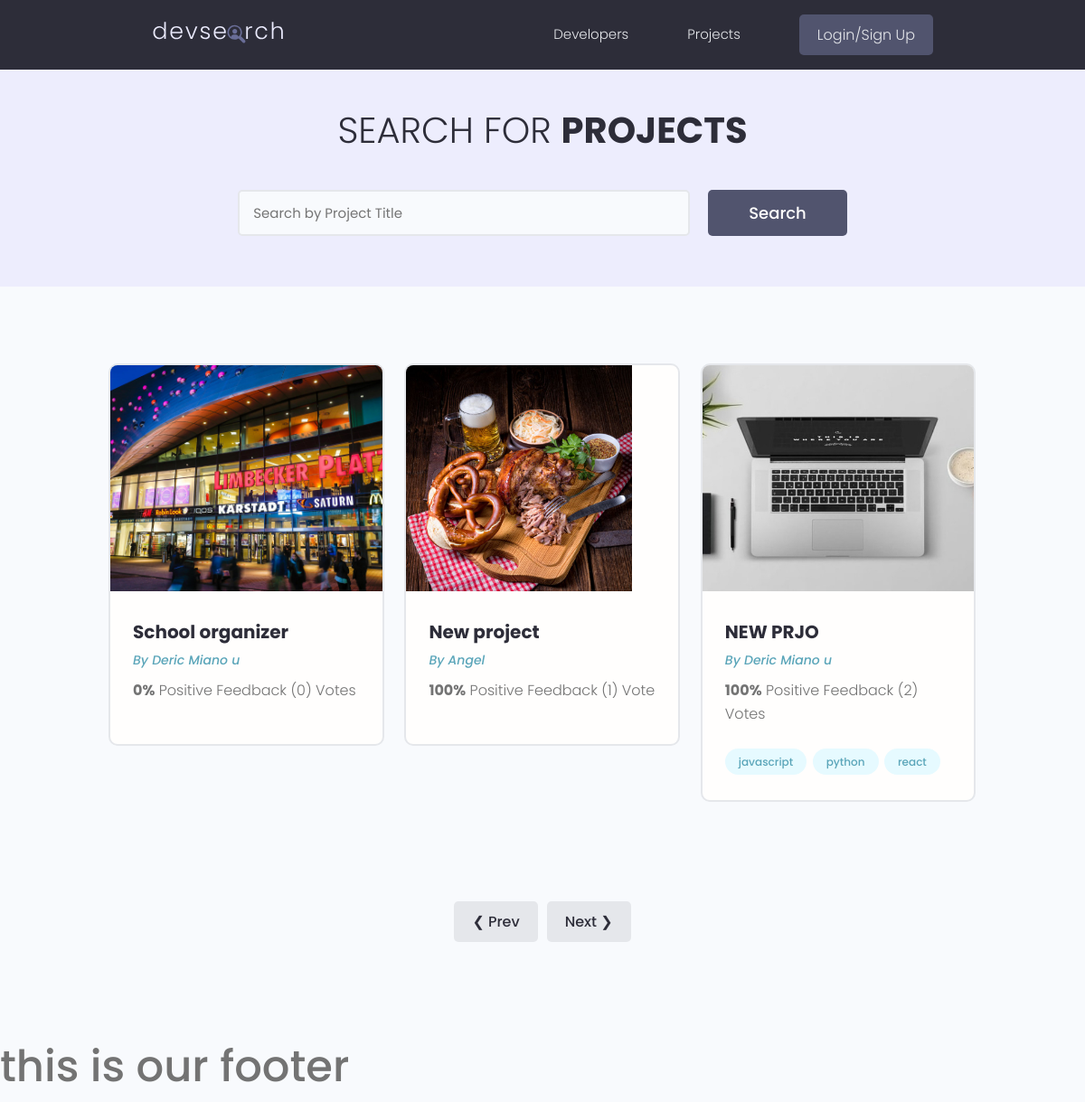
The page /projects/?page=3 on the database its author committed.
### projects/models.py (models this page shows, shortened)
class Project(models.Model):
    owner = models.ForeignKey(Profile, blank=True, null=True, on_delete=models.CASCADE)
    title = models.CharField(max_length=200)
    description = models.TextField(null=True, blank=True)
    featured_image = models.ImageField(null=True, blank=True, default="default.jpg")
    demo_link = models.CharField(max_length=2000, null=True, blank=True)
    source_link = models.CharField(max_length=2000, null=True, blank=True)
    tags = models.ManyToManyField('Tag', blank=True)
    vote_total = models.IntegerField(default=0, null=True, blank=True)
    vote_ratio = models.IntegerField(default=0, null=True, blank=True)
    created = models.DateTimeField(auto_now_add=True)
    id = models.UUIDField(default=uuid.uuid4, unique=True, primary_key=True, editable=False)
    class Meta:
        ordering = ['-created']
    @property
    def imageURL(self):
        try:
            url = self.featured_image.url
        except:
            url = ''
        return url

class Tag(models.Model):
    name = models.CharField(max_length=200)
    created = models.DateTimeField(auto_now_add=True)
    id = models.UUIDField(default=uuid.uuid4, unique=True, primary_key=True, editable=False)
    def __str__(self):
        return self.name

### users/models.py (models this page shows, shortened)
class Profile(models.Model):
    user = models.OneToOneField(User, on_delete=models.CASCADE, null=True, blank=True)
    name = models.CharField(max_length=200, blank=True, null=True)
    email = models.EmailField(max_length=500, blank=True, null=True)
    username = models.CharField(max_length=500, blank=True, null=True)
    location = models.CharField(max_length=500, blank=True, null=True)
    short_intro = models.CharField(max_length=200, blank=True, null=True)
    bio = models.TextField(blank=True, null=True)
    profile_image = models.ImageField(null=True, blank=True,
                                      upload_to='profiles/', default='profiles/user-default.png')
    social_github = models.CharField(max_length=200, blank=True, null=True)
    social_twitter = models.CharField(max_length=200, blank=True, null=True)
    social_linkedin = models.CharField(max_length=200, blank=True, null=True)
    social_youtube = models.CharField(max_length=200, blank=True, null=True)
    social_website = models.CharField(max_length=200, blank=True, null=True)
    created = models.DateTimeField(auto_now_add=True)
    id = models.UUIDField(default=uuid.uuid4, unique=True, primary_key=True, editable=False)
    class Meta:
        ordering = ['created']

### projects/views.py (the view)
# urls.py: path('projects/', views.getProjects),
def projects(request):
    projects, search_query = searchProjects(request)
    custom_range, projects = paginateProjects(request, projects, 3)
    context = {'projects': projects, 'search_query': search_query,
               'custom_range ': custom_range}
    return render(request, 'projects/projects.html', context)

### projects/utils.py (called while the page is built)
def paginateProjects(request, projects, results):
    page = request.GET.get('page')
    paginator = Paginator(projects, results)
    try:
        projects = paginator.page(page)
    except PageNotAnInteger:
        page = 1
        projects = paginator.page(page)
    except EmptyPage:
        page = paginator.num_pages
        projects = paginator.page(page)
    leftIndex = (int(page) - 4)
    if leftIndex < 1:
        leftIndex = 1
    rightIndex = (int(page) + 5)
    if rightIndex > paginator.num_pages:
        rightIndex = paginator.num_pages + 1
    custom_range = range(leftIndex, rightIndex)
    return custom_range, projects

def searchProjects(request):
    search_query = ''
    if request.GET.get('search_query'):
        search_query = request.GET.get('search_query')
    tags = Tag.objects.filter(name__icontains=search_query)
    projects = Project.objects.distinct().filter(
        Q(title__icontains=search_query) |
        Q(description__icontains=search_query) |
        Q(owner__name__icontains=search_query) |
        Q(tags__in=tags)
    )
    return projects, search_query

### projects/templates/projects/projects.html (shortened to what this page needs)
<!DOCTYPE html>
<html lang="en">
{% extends 'main.html' %}
{% block content %}
<head>
</head>
<body>
    <main class="projects">
    <section class="hero-section text-center">
        <div class="container container--narrow">
            <div class="hero-section__box">
                <h2>Search for <span>Projects</span></h2>
            </div>
            <div class="hero-section__search">
                <form id='searchForm' class="form" action="{% url 'projects' %}" method="get">
                    <div class="form__field">
                        <input class="input input--text" id="formInput#search" type="text" name="search_query"
                            placeholder="Search by Project Title" value="{{search_query}}" />
                    </div>
                    <input class="btn btn--sub btn--lg" type="submit" value="Search" />
                </form>
            </div>
        </div>
    </section>
    <section class="projectsList">
        <div class="container">
            <div class="grid grid--three">
                {% for project in projects %}
                <div class="column">
                    <div class="card project">
                        <a href="{% url 'project' project.id %}" class="project">
                            <img class="project__thumbnail" src="{{project.imageURL}}" alt="project thumbnail" />
                            <div class="card__body">
                                <h3 class="project__title">{{project.title}}</h3>
                                <p><a class="project__author" href="{% url 'project' project.id %}">
                                    By {{ project.owner.name }}</a></p>
                                <p class="project--rating">
                                    <span style="font-weight: bold;">{{project.vote_ratio}}%</span> Positive
                                    Feedback ({{project.vote_total}}) Vote{{project.vote_total|pluralize:"s"}}
                                </p>
                                <div class="project__tags">
                                    {% for tag in project.tags.all %}
                                    <span class="tag tag--pill tag--main">
                                        <small>{{tag}}</small>
                                    </span>
                                    {% endfor %}
                                </div>
                            </div>
                        </a>
                    </div>
                </div>
                {% endfor %}
            </div>
        </div>
    </section>
    {% include 'pagination.html' with queryset=projects custom_range=custom_range %}
</main>
{% endblock content %}

### static/styles/app.css (style rules this page uses)
:root { --color-sub: #2d2d39; }
.btn--sub { background-color: var(--color-sub-light); }
.card { border: 2px solid var(--color-light); }
img { width: 100%; }
.hero-section { height: 40vh; display: flex; align-items: center; background-color: var(--color-sub); }
.hero-section__box { margin-bottom: 4rem; }
.hero-section__box > h2, .hero-section__box > h2 > span { font-size: 4rem; color: var(--color-light); line-height: 1.3; text-transform: uppercase; }
.hero-section__box > h2 { font-weight: 300; }
.hero-section__box > h2 > span { font-weight: 700; }
.hero-section__search > .form { display: flex; align-items: center; justify-content: center; gap: 2rem; }
.hero-section__search > .form input.input--text { width: 50rem; }
.project__author { font-size: 1.4rem; font-style: italic; }
.project--rating { margin-bottom: 1.6em; margin-top: .5em; }
.projects > .hero-section { background: var(--color-sub-lighter); height: 30vh; }
.projects .hero-section__box { margin-bottom: 2.5rem; }
.projects .hero-section__box > h2 { color: var(--color-sub); }
.projects .hero-section__box > h2 > span { font-weight: 700; color: var(--color-sub); }
.projectsList { margin-top: 8rem; }
.project__thumbnail { height: 25rem; object-fit: cover; object-position: top center; }
.project__title { font-size: 2rem; font-weight: 700; color: var(--color-sub); }

### static/uikit/styles/modules/_variables.css (style rules this page uses)
:root { --color-main: #5aa5b9; --color-main-light: #e6faff; --color-sub: #3f4156; --color-sub-light: #51546e; --color-sub-lighter: #ededfd; --color-text: #737373; --color-gray: #8b8b8b; --color-light: #e5e7eb; --color-light-gray: #767676; --color-bg: #f8fafd; --color-white: #fffefd; --color-white-light: #f3f3f3; --color-success: #359e64; --color-success-bg: #def8e8; --color-error: #fc4b0b; --color-error-bg: #fff2ee; --font-base: 'Poppins', arial, helvetica, 'Segoe UI', roboto, ubuntu, sans-serif; --font-monospace: 'Fira Code', 'Courier New', courier, monospace; --font-regular: 300; --font-medium: 500; --font-bold: 700; --generic-shadow: 1px 1px 5px #00000010; --generic-transition: all 0.3s ease-in-out; }

### static/uikit/styles/modules/_base.css (style rules this page uses)
* { margin: 0; padding: 0; box-sizing: border-box; text-rendering: optimizeLegibility; color: inherit; font-size: inherit; }
html { font-size: 50%; }
@media only screen and (min-width: 480px) { html { font-size: 56.25%; } }
@media only screen and (min-width: 1200px) { html { font-size: 62.5%; } }
body { line-height: 1.6; font-weight: 400; font-size: 1.5rem; color: var(--color-text); background-color: var(--color-bg); min-height: 100vh; }

### static/uikit/styles/modules/_typography.css (style rules this page uses)
* { font-family: var(--font-base); }
h2 { font-size: 3.6rem; font-weight: var(--font-bold); }
h3 { font-size: 3.2rem; font-weight: var(--font-medium); }
p, span, strong { font-size: 1.6rem; color: var(--color-text); font-weight: var(--font-regular); }
a { padding-bottom: 2px; text-decoration: none; display: inline-block; color: var(--color-main); font-weight: var(--font-medium); }

### static/uikit/styles/modules/_utilities.css (style rules this page uses)
.container { width: 92%; max-width: 165rem; margin: 0 auto; box-sizing: border-box; }
.container--narrow { width: 92%; max-width: 120rem; }
@media screen and (min-width: 1000px) { .container { width: 90%; } }
@media screen and (min-width: 1000px) { .container--narrow { width: 85%; } }
@media screen and (min-width: 1200px) { .container { width: 80%; } }
@media screen and (min-width: 1200px) { .container--narrow { width: 72%; } }
.text-center { text-align: center; }

### static/uikit/styles/modules/_button.css (style rules this page uses)
.btn { display: inline-block; position: relative; cursor: pointer; background-color: var(--color-light); font-weight: var(--font-medium); color: var(--color-sub); text-decoration: none; padding: 1rem 2rem; border-radius: 0.5rem; border: none; width: -webkit-fit-content; width: -moz-fit-content; width: fit-content; height: -webkit-fit-content; height: -moz-fit-content; height: fit-content; font-size: 1.6rem; outline-width: 0; outline-color: transparent; -webkit-backface-visibility: hidden; backface-visibility: hidden; transition: all 0.3s ease-in-out; }
.btn--sub { background-color: var(--color-sub); color: var(--color-white); }
.btn--lg { font-size: 1.8rem; padding: 1.2rem 4.5rem; }

### static/uikit/styles/modules/_card.css (style rules this page uses)
.card { border-radius: 1rem; background-color: var(--color-white); border: 1.5px solid var(--color-light); width: auto; height: auto; margin-top: 0.5rem; margin-bottom: 0.5rem; overflow: hidden; }
.card__body, .card__header { padding: 2rem 2.5rem; }

### rows shown on the page
Project: imageURL (picture), title "School organizer", owner.name "Deric Miano u", vote_ratio "0", vote_total "0"
Project: imageURL (picture), title "New project", owner.name "Angel", vote_ratio "100", vote_total "1"
Project: imageURL (picture), title "NEW PRJO", owner.name "Deric Miano u", vote_ratio "100", vote_total "2"
Tag: name "javascript"
Tag: name "python"
Tag: name "react"
